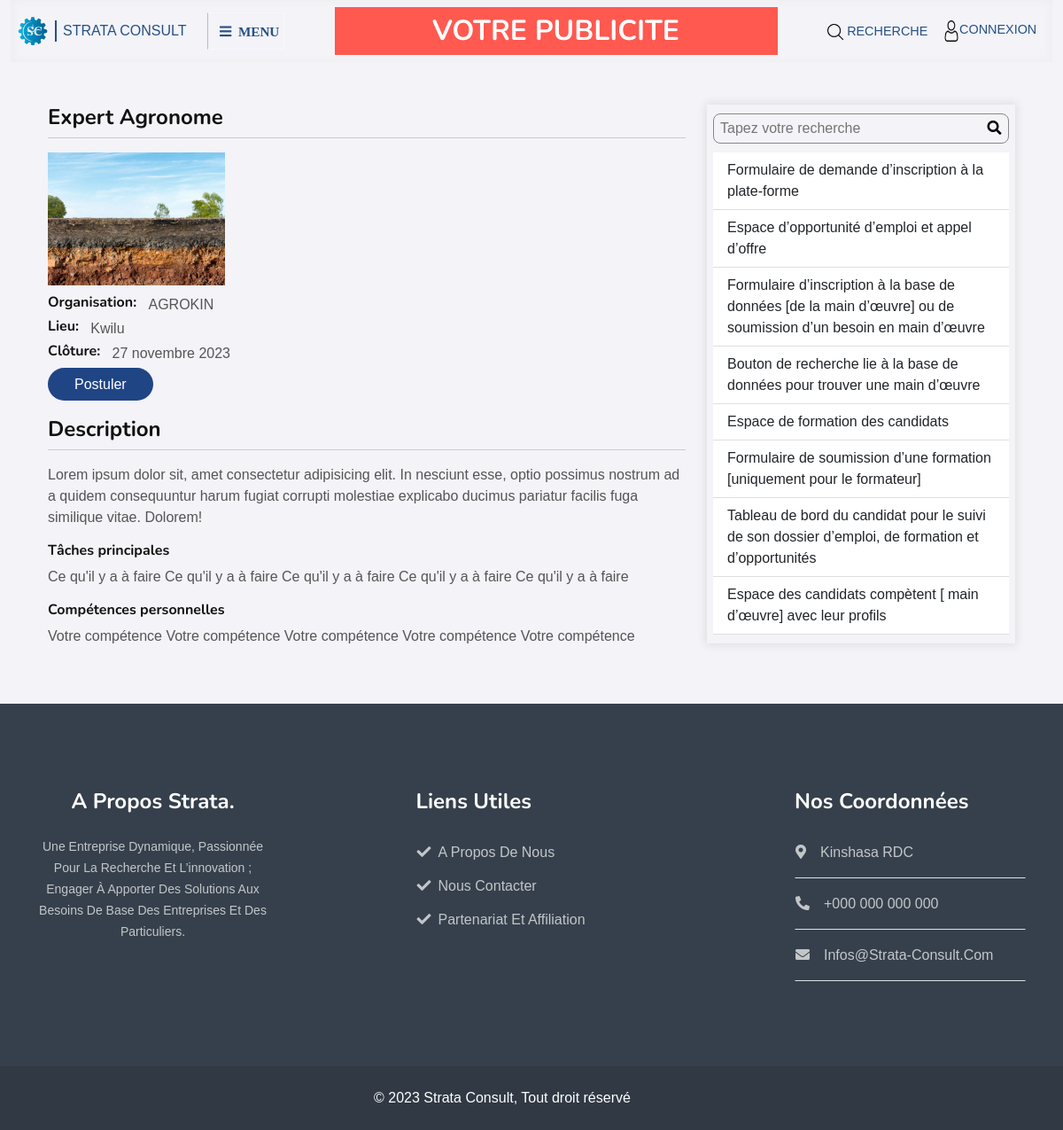
The app's page /emploi_detail/2/ with its own data.
### back/models.py (models this page shows, shortened)
class Emploi(models.Model):
    domaine = models.ForeignKey(Domaine, on_delete=models.SET_NULL, null=True)
    poste = models.CharField(max_length=100)
    image = models.ImageField(upload_to='emploi/')
    entreprise = models.CharField(max_length=100)
    lieu = models.CharField(max_length=100)
    description = models.TextField()
    tache = models.TextField()
    competence = models.TextField()
    postuler = models.ManyToManyField(User)
    cloture = models.DateField()
    date = models.DateTimeField(auto_now_add=True)
    update = models.DateTimeField(auto_now=True)

### home/views.py (the view)
# urls.py: path('emploi_detail/<int:pk>/', DetailEmploi, name='detail_emploi'),
def DetailEmploi(request, pk):
    emploi = get_object_or_404(Emploi, pk=pk)
    domaines = Domaine.objects.all()
    template_name = 'home/detail_emploi.html'
    context = {
        'emploi': emploi,
        'domaines': domaines,
    }
    return render(request, template_name, context)

### templates/home/detail_emploi.html (shortened to what this page needs)
{% extends 'home/base.html' %}
{% load static %}
{% block content %}
        <div class="container-fluid mt-5">
            <div class="container pb-5">
                <div class="row m-0 box">
                    <div class="col-lg-8 items">
                        <div class="d-flex title">
                            <h4 class="mb-2">{{emploi.poste}}</h4>
                        </div>
                        <hr class="mt-0">
                        <img src="{{emploi.image.url}}" alt="{{emploi.pentreprise}}" style="width: 200px; height: 150px; object-fit: cover; margin-bottom: 10px;;">
                        <div class="d-flex">
                            <h6>Organisation: </h5> &nbsp; &nbsp;
                            <p class="m-0">{{emploi.entreprise}}</p>
                        </div>
                        <div class="d-flex">
                            <h6>Lieu: </h5> &nbsp; &nbsp;
                            <p class="m-0">{{emploi.lieu}}</p>
                        </div>
                        <div class="d-flex mb-2">
                            <h6>Clôture: </h5> &nbsp; &nbsp;
                            <p class="m-0">{{emploi.cloture}}</p>
                        </div>
                        <a href="#" style="padding: 10px 30px; border-radius: 20px; background-color: #204585; color: #fff;;">Postuler</a>
                        <div class="d-flex title mt-4">
                            <h4 class="mb-2">Description</h4>
                        </div>
                        <hr class="mt-0">
                        <div class="d-flex">
                            <p>{{emploi.description}}</p>
                        </div>
                        <div>
                            <h6>Tâches principales</h6>
                            <p>{{emploi.tache}}</p>
                        </div>
                        <div>
                            <h6>Compétences personnelles</h6>
                            <p>{{emploi.competence}}</p>
                        </div>
                    </div>
                    <div class="col-lg-4">
                        <aside>
                            <form method="post">
                                <input type="text" name="immo-search" placeholder="Tapez votre recherche">
                                <button type="submit"><i class="fa fa-search"></i></button>
                            </form>
                            <ul class="list-group border-0">
                                <li class="list-group-item">Formulaire de demande d’inscription à la plate-forme</li>
                                <li class="list-group-item">Espace d’opportunité d’emploi et appel d’offre</li>
                                <li class="list-group-item">Formulaire d’inscription à la base de données [de la main d’œuvre] ou de soumission d’un besoin en main d’œuvre</li>
                                <li class="list-group-item">Bouton de recherche lie à la base de données pour trouver une main d’œuvre</li>
                                <li class="list-group-item">Espace de formation des candidats</li>
                                <li class="list-group-item">Formulaire de soumission d’une formation [uniquement pour le formateur]</li>
                                <li class="list-group-item">Tableau de bord du candidat pour le suivi de son dossier d’emploi, de formation et d’opportunités</li>
                                <li class="list-group-item">Espace des candidats compètent [ main d’œuvre] avec leur profils</li>
                            </ul>
                        </aside>
                    </div>
                </div>
            </div>
        </div>
{% endblock %}

### static/css/css.css (style rules this page uses)
html, body { box-sizing: border-box; overflow-x: hidden; background-color: #f3f3f8; }
.box aside { box-shadow: 0 0 10px 1px #ddd; padding: 10px 7px; }
.box aside form { width: 100%; border: 1px solid #888; border-radius: 8px; padding: 3px 5px; margin-bottom: 10px; }
.box aside form input { width: 91%; border: none; background: transparent; outline: none; }
.box aside form button { width: 7%; border: none; background: transparent; outline: none; }
.box aside .list-group { border-radius: 0px; }
.box aside .list-group-item { border: none; border-bottom: 1px solid rgba(0, 0, 0, .125); }

### records on screen
Emploi: poste "Expert Agronome", image (picture), entreprise "AGROKIN", lieu "Kwilu", cloture "27 novembre 2023", description "Lorem ipsum dolor sit, amet consectetur adipisicing elit. In nesciunt esse, optio possimus nostrum ad a quidem consequuntur harum fugiat corrupti molestiae explicabo ducimus pariatur facilis fuga similique vitae. Dolorem!", tache "Ce qu'il y a à faire Ce qu'il y a à faire Ce qu'il y a à faire Ce qu'il y a à faire Ce qu'il y a à faire", competence "Votre compétence Votre compétence Votre compétence Votre compétence Votre compétence"
